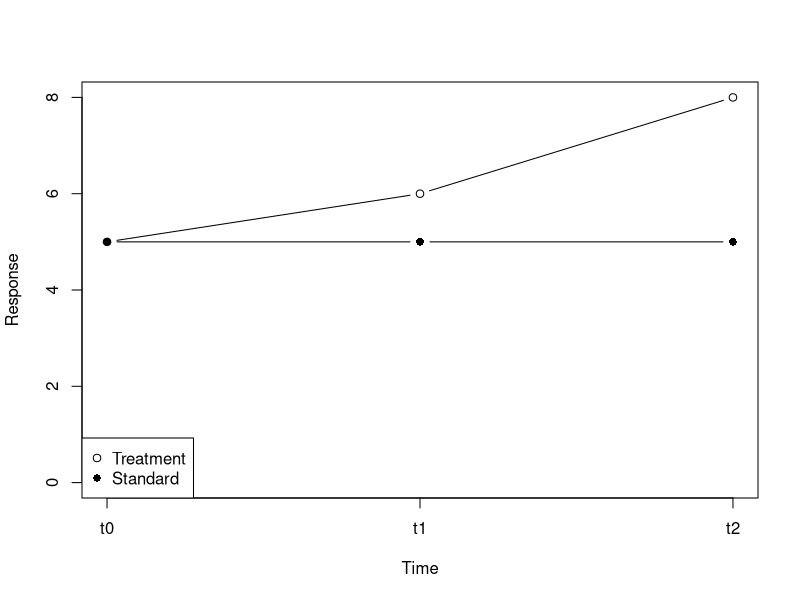

Write the R code that produced this figure.
## ---- chunk 1

df <- data.frame(
  time = c("t0", "t1", "t2"),
  time_n = c(1,2,3),
  trt = c(5, 6, 8),
  plc = c(5, 5, 5)
)
df$time <- as.factor(df$time)
plot(df$time_n, df$trt,
  xaxt = 'n', type = "b",
  ylim = c(0, 8),
  xlab = "Time",
  ylab = "Response"
)
axis(side = 1, at = df$time_n, labels = df$time)
points(df$plc, type = "b", pch = 16)
legend("bottomleft", c("Treatment","Standard"),pch = c(1, 16))
